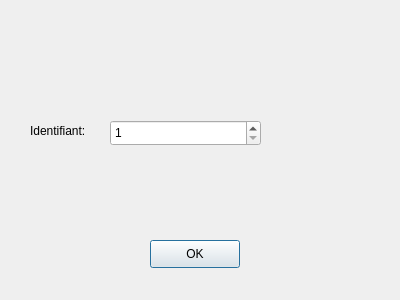
<?xml version="1.0" encoding="UTF-8"?>
<ui version="4.0">
 <class>SupprimerBorne</class>
 <widget class="QDialog" name="SupprimerBorne">
  <property name="geometry">
   <rect>
    <x>0</x>
    <y>0</y>
    <width>400</width>
    <height>300</height>
   </rect>
  </property>
  <property name="windowTitle">
   <string>SupprimerBorne</string>
  </property>
  <widget class="QPushButton" name="ok">
   <property name="geometry">
    <rect>
     <x>150</x>
     <y>240</y>
     <width>90</width>
     <height>28</height>
    </rect>
   </property>
   <property name="text">
    <string>OK</string>
   </property>
  </widget>
  <widget class="QLabel" name="label">
   <property name="geometry">
    <rect>
     <x>30</x>
     <y>120</y>
     <width>161</width>
     <height>21</height>
    </rect>
   </property>
   <property name="text">
    <string>Identifiant:</string>
   </property>
  </widget>
  <widget class="QSpinBox" name="identifiant">
   <property name="geometry">
    <rect>
     <x>110</x>
     <y>120</y>
     <width>151</width>
     <height>26</height>
    </rect>
   </property>
   <property name="minimum">
    <number>1</number>
   </property>
   <property name="maximum">
    <number>9999999</number>
   </property>
  </widget>
 </widget>
 <resources/>
 <connections>
  <connection>
   <sender>ok</sender>
   <signal>clicked()</signal>
   <receiver>SupprimerBorne</receiver>
   <slot>valider()</slot>
   <hints>
    <hint type="sourcelabel">
     <x>194</x>
     <y>253</y>
    </hint>
    <hint type="destinationlabel">
     <x>199</x>
     <y>149</y>
    </hint>
   </hints>
  </connection>
 </connections>
 <slots>
  <slot>valider()</slot>
 </slots>
</ui>
